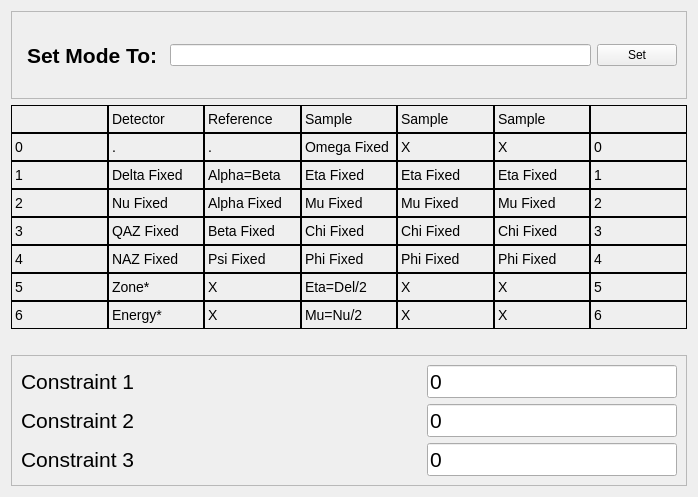
<?xml version="1.0" encoding="UTF-8"?>
<ui version="4.0">
 <class>Form</class>
 <widget class="QWidget" name="Form">
  <property name="geometry">
   <rect>
    <x>0</x>
    <y>0</y>
    <width>698</width>
    <height>497</height>
   </rect>
  </property>
  <property name="windowTitle">
   <string>Form</string>
  </property>
  <layout class="QVBoxLayout" name="verticalLayout">
   <item>
    <widget class="QFrame" name="frame">
     <property name="frameShape">
      <enum>QFrame::StyledPanel</enum>
     </property>
     <property name="frameShadow">
      <enum>QFrame::Raised</enum>
     </property>
     <layout class="QHBoxLayout" name="horizontalLayout_2">
      <item>
       <layout class="QHBoxLayout" name="horizontalLayout">
        <item>
         <widget class="QLabel" name="label_9">
          <property name="font">
           <font>
            <pointsize>16</pointsize>
            <weight>75</weight>
            <bold>true</bold>
           </font>
          </property>
          <property name="styleSheet">
           <string notr="true"> QLabel {
    qproperty-alignment: AlignCenter;
    padding: 5px 0px;
    color: rgb(0, 0, 0);
    max-height: 18px;
    font-size: 16pt;
	font-weight: bold; 
}</string>
          </property>
          <property name="text">
           <string>Set Mode To:</string>
          </property>
         </widget>
        </item>
       </layout>
      </item>
      <item>
       <widget class="QLineEdit" name="mode_input">
        <property name="toolTip">
         <string>&lt;html&gt;&lt;head/&gt;&lt;body&gt;&lt;p&gt;Set a mode by passing the number correspondig to the table columns. Eg: 215 will set Nu Fixed, Alpha=Beta, Eta=Del/2&lt;/p&gt;&lt;/body&gt;&lt;/html&gt;</string>
        </property>
       </widget>
      </item>
      <item>
       <widget class="QPushButton" name="mode_input_button">
        <property name="text">
         <string>Set</string>
        </property>
        <property name="shortcut">
         <string>Return</string>
        </property>
       </widget>
      </item>
     </layout>
    </widget>
   </item>
   <item>
    <layout class="QGridLayout" name="gridLayout">
     <property name="spacing">
      <number>0</number>
     </property>
     <item row="4" column="5">
      <widget class="QLabel" name="label_mode34">
       <property name="styleSheet">
        <string notr="true"> QLabel {
    qproperty-alignment: AlignCenter;
    border: 1px solid rgb(0, 0, 0);
    padding: 5px 0px;
    color: rgb(0, 0, 0);
    max-height: 16px;
    font-size: 14px;
}</string>
       </property>
       <property name="text">
        <string>Chi Fixed</string>
       </property>
      </widget>
     </item>
     <item row="4" column="1">
      <widget class="QLabel" name="label_mode30">
       <property name="styleSheet">
        <string notr="true"> QLabel {
    qproperty-alignment: AlignCenter;
    border: 1px solid rgb(0, 0, 0);
    padding: 5px 0px;
    color: rgb(0, 0, 0);
    max-height: 16px;
    font-size: 14px;
}</string>
       </property>
       <property name="text">
        <string>QAZ Fixed</string>
       </property>
      </widget>
     </item>
     <item row="5" column="4">
      <widget class="QLabel" name="label_mode43">
       <property name="styleSheet">
        <string notr="true"> QLabel {
    qproperty-alignment: AlignCenter;
    border: 1px solid rgb(0, 0, 0);
    padding: 5px 0px;
    color: rgb(0, 0, 0);
    max-height: 16px;
    font-size: 14px;
}</string>
       </property>
       <property name="text">
        <string>Phi Fixed</string>
       </property>
      </widget>
     </item>
     <item row="3" column="4">
      <widget class="QLabel" name="label_mode23">
       <property name="styleSheet">
        <string notr="true"> QLabel {
    qproperty-alignment: AlignCenter;
    border: 1px solid rgb(0, 0, 0);
    padding: 5px 0px;
    color: rgb(0, 0, 0);
    max-height: 16px;
    font-size: 14px;
}</string>
       </property>
       <property name="text">
        <string>Mu Fixed</string>
       </property>
      </widget>
     </item>
     <item row="6" column="3">
      <widget class="QLabel" name="label_mode52">
       <property name="styleSheet">
        <string notr="true"> QLabel {
    qproperty-alignment: AlignCenter;
    border: 1px solid rgb(0, 0, 0);
    padding: 5px 0px;
    color: rgb(0, 0, 0);
    max-height: 16px;
    font-size: 14px;
}</string>
       </property>
       <property name="text">
        <string>Eta=Del/2</string>
       </property>
      </widget>
     </item>
     <item row="4" column="0">
      <widget class="QLabel" name="label_29">
       <property name="styleSheet">
        <string notr="true"> QLabel {
    qproperty-alignment: AlignCenter;
    border: 1px solid rgb(0, 0, 0);
    padding: 5px 0px;
    color: rgb(0, 0, 0);
    max-height: 16px;
    font-size: 14px;
}</string>
       </property>
       <property name="text">
        <string>3</string>
       </property>
      </widget>
     </item>
     <item row="0" column="0">
      <widget class="QLabel" name="label">
       <property name="styleSheet">
        <string notr="true"> QLabel {
    qproperty-alignment: AlignCenter;
    border: 1px solid rgb(0, 0, 0);
    padding: 5px 0px;
    color: rgb(0, 0, 0);
    max-height: 16px;
    font-size: 14px;
}</string>
       </property>
       <property name="text">
        <string/>
       </property>
      </widget>
     </item>
     <item row="1" column="4">
      <widget class="QLabel" name="label_mode03">
       <property name="styleSheet">
        <string notr="true"> QLabel {
    qproperty-alignment: AlignCenter;
    border: 1px solid rgb(0, 0, 0);
    padding: 5px 0px;
    color: rgb(0, 0, 0);
    max-height: 16px;
    font-size: 14px;
}</string>
       </property>
       <property name="text">
        <string>X</string>
       </property>
      </widget>
     </item>
     <item row="0" column="6">
      <widget class="QLabel" name="label_7">
       <property name="styleSheet">
        <string notr="true"> QLabel {
    qproperty-alignment: AlignCenter;
    border: 1px solid rgb(0, 0, 0);
    padding: 5px 0px;
    color: rgb(0, 0, 0);
    max-height: 16px;
    font-size: 14px;
}</string>
       </property>
       <property name="text">
        <string/>
       </property>
      </widget>
     </item>
     <item row="6" column="4">
      <widget class="QLabel" name="label_mode53">
       <property name="styleSheet">
        <string notr="true"> QLabel {
    qproperty-alignment: AlignCenter;
    border: 1px solid rgb(0, 0, 0);
    padding: 5px 0px;
    color: rgb(0, 0, 0);
    max-height: 16px;
    font-size: 14px;
}</string>
       </property>
       <property name="text">
        <string>X</string>
       </property>
      </widget>
     </item>
     <item row="1" column="1">
      <widget class="QLabel" name="label_mode00">
       <property name="styleSheet">
        <string notr="true"> QLabel {
    qproperty-alignment: AlignCenter;
    border: 1px solid rgb(0, 0, 0);
    padding: 5px 0px;
    color: rgb(0, 0, 0);
    max-height: 16px;
    font-size: 14px;
}</string>
       </property>
       <property name="text">
        <string>.</string>
       </property>
      </widget>
     </item>
     <item row="5" column="1">
      <widget class="QLabel" name="label_mode40">
       <property name="styleSheet">
        <string notr="true"> QLabel {
    qproperty-alignment: AlignCenter;
    border: 1px solid rgb(0, 0, 0);
    padding: 5px 0px;
    color: rgb(0, 0, 0);
    max-height: 16px;
    font-size: 14px;
}</string>
       </property>
       <property name="text">
        <string>NAZ Fixed</string>
       </property>
      </widget>
     </item>
     <item row="6" column="0">
      <widget class="QLabel" name="label_43">
       <property name="styleSheet">
        <string notr="true"> QLabel {
    qproperty-alignment: AlignCenter;
    border: 1px solid rgb(0, 0, 0);
    padding: 5px 0px;
    color: rgb(0, 0, 0);
    max-height: 16px;
    font-size: 14px;
}</string>
       </property>
       <property name="text">
        <string>5</string>
       </property>
      </widget>
     </item>
     <item row="7" column="3">
      <widget class="QLabel" name="label_mode62">
       <property name="styleSheet">
        <string notr="true"> QLabel {
    qproperty-alignment: AlignCenter;
    border: 1px solid rgb(0, 0, 0);
    padding: 5px 0px;
    color: rgb(0, 0, 0);
    max-height: 16px;
    font-size: 14px;
}</string>
       </property>
       <property name="text">
        <string>Mu=Nu/2</string>
       </property>
      </widget>
     </item>
     <item row="2" column="2">
      <widget class="QLabel" name="label_mode11">
       <property name="styleSheet">
        <string notr="true"> QLabel {
    qproperty-alignment: AlignCenter;
    border: 1px solid rgb(0, 0, 0);
    padding: 5px 0px;
    color: rgb(0, 0, 0);
    max-height: 16px;
    font-size: 14px;
}</string>
       </property>
       <property name="text">
        <string>Alpha=Beta</string>
       </property>
      </widget>
     </item>
     <item row="4" column="4">
      <widget class="QLabel" name="label_mode33">
       <property name="styleSheet">
        <string notr="true"> QLabel {
    qproperty-alignment: AlignCenter;
    border: 1px solid rgb(0, 0, 0);
    padding: 5px 0px;
    color: rgb(0, 0, 0);
    max-height: 16px;
    font-size: 14px;
}</string>
       </property>
       <property name="text">
        <string>Chi Fixed</string>
       </property>
      </widget>
     </item>
     <item row="4" column="6">
      <widget class="QLabel" name="label_35">
       <property name="styleSheet">
        <string notr="true"> QLabel {
    qproperty-alignment: AlignCenter;
    border: 1px solid rgb(0, 0, 0);
    padding: 5px 0px;
    color: rgb(0, 0, 0);
    max-height: 16px;
    font-size: 14px;
}</string>
       </property>
       <property name="text">
        <string>3</string>
       </property>
      </widget>
     </item>
     <item row="6" column="5">
      <widget class="QLabel" name="label_mode54">
       <property name="styleSheet">
        <string notr="true"> QLabel {
    qproperty-alignment: AlignCenter;
    border: 1px solid rgb(0, 0, 0);
    padding: 5px 0px;
    color: rgb(0, 0, 0);
    max-height: 16px;
    font-size: 14px;
}</string>
       </property>
       <property name="text">
        <string>X</string>
       </property>
      </widget>
     </item>
     <item row="5" column="5">
      <widget class="QLabel" name="label_mode44">
       <property name="styleSheet">
        <string notr="true"> QLabel {
    qproperty-alignment: AlignCenter;
    border: 1px solid rgb(0, 0, 0);
    padding: 5px 0px;
    color: rgb(0, 0, 0);
    max-height: 16px;
    font-size: 14px;
}</string>
       </property>
       <property name="text">
        <string>Phi Fixed</string>
       </property>
      </widget>
     </item>
     <item row="6" column="6">
      <widget class="QLabel" name="label_49">
       <property name="styleSheet">
        <string notr="true"> QLabel {
    qproperty-alignment: AlignCenter;
    border: 1px solid rgb(0, 0, 0);
    padding: 5px 0px;
    color: rgb(0, 0, 0);
    max-height: 16px;
    font-size: 14px;
}</string>
       </property>
       <property name="text">
        <string>5</string>
       </property>
      </widget>
     </item>
     <item row="0" column="5">
      <widget class="QLabel" name="label_6">
       <property name="styleSheet">
        <string notr="true"> QLabel {
    qproperty-alignment: AlignCenter;
    border: 1px solid rgb(0, 0, 0);
    padding: 5px 0px;
    color: rgb(0, 0, 0);
    max-height: 16px;
    font-size: 14px;
}</string>
       </property>
       <property name="text">
        <string>Sample</string>
       </property>
      </widget>
     </item>
     <item row="2" column="5">
      <widget class="QLabel" name="label_mode14">
       <property name="styleSheet">
        <string notr="true"> QLabel {
    qproperty-alignment: AlignCenter;
    border: 1px solid rgb(0, 0, 0);
    padding: 5px 0px;
    color: rgb(0, 0, 0);
    max-height: 16px;
    font-size: 14px;
}</string>
       </property>
       <property name="text">
        <string>Eta Fixed</string>
       </property>
      </widget>
     </item>
     <item row="7" column="0">
      <widget class="QLabel" name="label_50">
       <property name="styleSheet">
        <string notr="true"> QLabel {
    qproperty-alignment: AlignCenter;
    border: 1px solid rgb(0, 0, 0);
    padding: 5px 0px;
    color: rgb(0, 0, 0);
    max-height: 16px;
    font-size: 14px;
}</string>
       </property>
       <property name="text">
        <string>6</string>
       </property>
      </widget>
     </item>
     <item row="7" column="2">
      <widget class="QLabel" name="label_mode61">
       <property name="styleSheet">
        <string notr="true"> QLabel {
    qproperty-alignment: AlignCenter;
    border: 1px solid rgb(0, 0, 0);
    padding: 5px 0px;
    color: rgb(0, 0, 0);
    max-height: 16px;
    font-size: 14px;
}</string>
       </property>
       <property name="text">
        <string>X</string>
       </property>
      </widget>
     </item>
     <item row="0" column="3">
      <widget class="QLabel" name="label_4">
       <property name="styleSheet">
        <string notr="true"> QLabel {
    qproperty-alignment: AlignCenter;
    border: 1px solid rgb(0, 0, 0);
    padding: 5px 0px;
    color: rgb(0, 0, 0);
    max-height: 16px;
    font-size: 14px;
}</string>
       </property>
       <property name="text">
        <string>Sample</string>
       </property>
      </widget>
     </item>
     <item row="7" column="4">
      <widget class="QLabel" name="label_mode63">
       <property name="styleSheet">
        <string notr="true"> QLabel {
    qproperty-alignment: AlignCenter;
    border: 1px solid rgb(0, 0, 0);
    padding: 5px 0px;
    color: rgb(0, 0, 0);
    max-height: 16px;
    font-size: 14px;
}</string>
       </property>
       <property name="text">
        <string>X</string>
       </property>
      </widget>
     </item>
     <item row="6" column="1">
      <widget class="QLabel" name="label_mode50">
       <property name="styleSheet">
        <string notr="true"> QLabel {
    qproperty-alignment: AlignCenter;
    border: 1px solid rgb(0, 0, 0);
    padding: 5px 0px;
    color: rgb(0, 0, 0);
    max-height: 16px;
    font-size: 14px;
}</string>
       </property>
       <property name="text">
        <string>Zone*</string>
       </property>
      </widget>
     </item>
     <item row="1" column="6">
      <widget class="QLabel" name="label_14">
       <property name="styleSheet">
        <string notr="true"> QLabel {
    qproperty-alignment: AlignCenter;
    border: 1px solid rgb(0, 0, 0);
    padding: 5px 0px;
    color: rgb(0, 0, 0);
    max-height: 16px;
    font-size: 14px;
}</string>
       </property>
       <property name="text">
        <string>0</string>
       </property>
      </widget>
     </item>
     <item row="1" column="2">
      <widget class="QLabel" name="label_mode01">
       <property name="styleSheet">
        <string notr="true"> QLabel {
    qproperty-alignment: AlignCenter;
    border: 1px solid rgb(0, 0, 0);
    padding: 5px 0px;
    color: rgb(0, 0, 0);
    max-height: 16px;
    font-size: 14px;
}</string>
       </property>
       <property name="text">
        <string>.</string>
       </property>
      </widget>
     </item>
     <item row="1" column="0">
      <widget class="QLabel" name="label_8">
       <property name="styleSheet">
        <string notr="true"> QLabel {
    qproperty-alignment: AlignCenter;
    border: 1px solid rgb(0, 0, 0);
    padding: 5px 0px;
    color: rgb(0, 0, 0);
    max-height: 16px;
    font-size: 14px;
}</string>
       </property>
       <property name="text">
        <string>0</string>
       </property>
      </widget>
     </item>
     <item row="0" column="2">
      <widget class="QLabel" name="label_3">
       <property name="styleSheet">
        <string notr="true"> QLabel {
    qproperty-alignment: AlignCenter;
    border: 1px solid rgb(0, 0, 0);
    padding: 5px 0px;
    color: rgb(0, 0, 0);
    max-height: 16px;
    font-size: 14px;
}</string>
       </property>
       <property name="text">
        <string>Reference</string>
       </property>
      </widget>
     </item>
     <item row="7" column="1">
      <widget class="QLabel" name="label_mode60">
       <property name="styleSheet">
        <string notr="true"> QLabel {
    qproperty-alignment: AlignCenter;
    border: 1px solid rgb(0, 0, 0);
    padding: 5px 0px;
    color: rgb(0, 0, 0);
    max-height: 16px;
    font-size: 14px;
}</string>
       </property>
       <property name="text">
        <string>Energy*</string>
       </property>
      </widget>
     </item>
     <item row="7" column="5">
      <widget class="QLabel" name="label_mode64">
       <property name="styleSheet">
        <string notr="true"> QLabel {
    qproperty-alignment: AlignCenter;
    border: 1px solid rgb(0, 0, 0);
    padding: 5px 0px;
    color: rgb(0, 0, 0);
    max-height: 16px;
    font-size: 14px;
}</string>
       </property>
       <property name="text">
        <string>X</string>
       </property>
      </widget>
     </item>
     <item row="1" column="5">
      <widget class="QLabel" name="label_mode04">
       <property name="styleSheet">
        <string notr="true"> QLabel {
    qproperty-alignment: AlignCenter;
    border: 1px solid rgb(0, 0, 0);
    padding: 5px 0px;
    color: rgb(0, 0, 0);
    max-height: 16px;
    font-size: 14px;
}</string>
       </property>
       <property name="text">
        <string>X</string>
       </property>
      </widget>
     </item>
     <item row="4" column="2">
      <widget class="QLabel" name="label_mode31">
       <property name="styleSheet">
        <string notr="true"> QLabel {
    qproperty-alignment: AlignCenter;
    border: 1px solid rgb(0, 0, 0);
    padding: 5px 0px;
    color: rgb(0, 0, 0);
    max-height: 16px;
    font-size: 14px;
}</string>
       </property>
       <property name="text">
        <string>Beta Fixed</string>
       </property>
      </widget>
     </item>
     <item row="2" column="0">
      <widget class="QLabel" name="label_15">
       <property name="styleSheet">
        <string notr="true"> QLabel {
    qproperty-alignment: AlignCenter;
    border: 1px solid rgb(0, 0, 0);
    padding: 5px 0px;
    color: rgb(0, 0, 0);
    max-height: 16px;
    font-size: 14px;
}</string>
       </property>
       <property name="text">
        <string>1</string>
       </property>
      </widget>
     </item>
     <item row="5" column="6">
      <widget class="QLabel" name="label_42">
       <property name="styleSheet">
        <string notr="true"> QLabel {
    qproperty-alignment: AlignCenter;
    border: 1px solid rgb(0, 0, 0);
    padding: 5px 0px;
    color: rgb(0, 0, 0);
    max-height: 16px;
    font-size: 14px;
}</string>
       </property>
       <property name="text">
        <string>4</string>
       </property>
      </widget>
     </item>
     <item row="1" column="3">
      <widget class="QLabel" name="label_mode02">
       <property name="styleSheet">
        <string notr="true"> QLabel {
    qproperty-alignment: AlignCenter;
    border: 1px solid rgb(0, 0, 0);
    padding: 5px 0px;
    color: rgb(0, 0, 0);
    max-height: 16px;
    font-size: 14px;
}</string>
       </property>
       <property name="text">
        <string>Omega Fixed</string>
       </property>
      </widget>
     </item>
     <item row="3" column="6">
      <widget class="QLabel" name="label_28">
       <property name="styleSheet">
        <string notr="true"> QLabel {
    qproperty-alignment: AlignCenter;
    border: 1px solid rgb(0, 0, 0);
    padding: 5px 0px;
    color: rgb(0, 0, 0);
    max-height: 16px;
    font-size: 14px;
}</string>
       </property>
       <property name="text">
        <string>2</string>
       </property>
      </widget>
     </item>
     <item row="3" column="3">
      <widget class="QLabel" name="label_mode22">
       <property name="styleSheet">
        <string notr="true"> QLabel {
    qproperty-alignment: AlignCenter;
    border: 1px solid rgb(0, 0, 0);
    padding: 5px 0px;
    color: rgb(0, 0, 0);
    max-height: 16px;
    font-size: 14px;
}</string>
       </property>
       <property name="text">
        <string>Mu Fixed</string>
       </property>
      </widget>
     </item>
     <item row="2" column="4">
      <widget class="QLabel" name="label_mode13">
       <property name="styleSheet">
        <string notr="true"> QLabel {
    qproperty-alignment: AlignCenter;
    border: 1px solid rgb(0, 0, 0);
    padding: 5px 0px;
    color: rgb(0, 0, 0);
    max-height: 16px;
    font-size: 14px;
}</string>
       </property>
       <property name="text">
        <string>Eta Fixed</string>
       </property>
      </widget>
     </item>
     <item row="2" column="3">
      <widget class="QLabel" name="label_mode12">
       <property name="styleSheet">
        <string notr="true"> QLabel {
    qproperty-alignment: AlignCenter;
    border: 1px solid rgb(0, 0, 0);
    padding: 5px 0px;
    color: rgb(0, 0, 0);
    max-height: 16px;
    font-size: 14px;
}</string>
       </property>
       <property name="text">
        <string>Eta Fixed</string>
       </property>
      </widget>
     </item>
     <item row="5" column="0">
      <widget class="QLabel" name="label_36">
       <property name="styleSheet">
        <string notr="true"> QLabel {
    qproperty-alignment: AlignCenter;
    border: 1px solid rgb(0, 0, 0);
    padding: 5px 0px;
    color: rgb(0, 0, 0);
    max-height: 16px;
    font-size: 14px;
}</string>
       </property>
       <property name="text">
        <string>4</string>
       </property>
      </widget>
     </item>
     <item row="0" column="1">
      <widget class="QLabel" name="label_2">
       <property name="styleSheet">
        <string notr="true"> QLabel {
    qproperty-alignment: AlignCenter;
    border: 1px solid rgb(0, 0, 0);
    padding: 5px 0px;
    color: rgb(0, 0, 0);
    max-height: 16px;
    font-size: 14px;
}</string>
       </property>
       <property name="text">
        <string>Detector</string>
       </property>
      </widget>
     </item>
     <item row="0" column="4">
      <widget class="QLabel" name="label_5">
       <property name="styleSheet">
        <string notr="true"> QLabel {
    qproperty-alignment: AlignCenter;
    border: 1px solid rgb(0, 0, 0);
    padding: 5px 0px;
    color: rgb(0, 0, 0);
    max-height: 16px;
    font-size: 14px;
}</string>
       </property>
       <property name="text">
        <string>Sample</string>
       </property>
      </widget>
     </item>
     <item row="7" column="6">
      <widget class="QLabel" name="label_56">
       <property name="styleSheet">
        <string notr="true"> QLabel {
    qproperty-alignment: AlignCenter;
    border: 1px solid rgb(0, 0, 0);
    padding: 5px 0px;
    color: rgb(0, 0, 0);
    max-height: 16px;
    font-size: 14px;
}</string>
       </property>
       <property name="text">
        <string>6</string>
       </property>
      </widget>
     </item>
     <item row="5" column="2">
      <widget class="QLabel" name="label_mode41">
       <property name="styleSheet">
        <string notr="true"> QLabel {
    qproperty-alignment: AlignCenter;
    border: 1px solid rgb(0, 0, 0);
    padding: 5px 0px;
    color: rgb(0, 0, 0);
    max-height: 16px;
    font-size: 14px;
}</string>
       </property>
       <property name="text">
        <string>Psi Fixed</string>
       </property>
      </widget>
     </item>
     <item row="3" column="5">
      <widget class="QLabel" name="label_mode24">
       <property name="styleSheet">
        <string notr="true"> QLabel {
    qproperty-alignment: AlignCenter;
    border: 1px solid rgb(0, 0, 0);
    padding: 5px 0px;
    color: rgb(0, 0, 0);
    max-height: 16px;
    font-size: 14px;
}</string>
       </property>
       <property name="text">
        <string>Mu Fixed</string>
       </property>
      </widget>
     </item>
     <item row="4" column="3">
      <widget class="QLabel" name="label_mode32">
       <property name="styleSheet">
        <string notr="true"> QLabel {
    qproperty-alignment: AlignCenter;
    border: 1px solid rgb(0, 0, 0);
    padding: 5px 0px;
    color: rgb(0, 0, 0);
    max-height: 16px;
    font-size: 14px;
}</string>
       </property>
       <property name="text">
        <string>Chi Fixed</string>
       </property>
      </widget>
     </item>
     <item row="3" column="1">
      <widget class="QLabel" name="label_mode20">
       <property name="styleSheet">
        <string notr="true"> QLabel {
    qproperty-alignment: AlignCenter;
    border: 1px solid rgb(0, 0, 0);
    padding: 5px 0px;
    color: rgb(0, 0, 0);
    max-height: 16px;
    font-size: 14px;
}</string>
       </property>
       <property name="text">
        <string>Nu Fixed</string>
       </property>
      </widget>
     </item>
     <item row="3" column="2">
      <widget class="QLabel" name="label_mode21">
       <property name="styleSheet">
        <string notr="true"> QLabel {
    qproperty-alignment: AlignCenter;
    border: 1px solid rgb(0, 0, 0);
    padding: 5px 0px;
    color: rgb(0, 0, 0);
    max-height: 16px;
    font-size: 14px;
}</string>
       </property>
       <property name="text">
        <string>Alpha Fixed</string>
       </property>
      </widget>
     </item>
     <item row="2" column="6">
      <widget class="QLabel" name="label_21">
       <property name="styleSheet">
        <string notr="true"> QLabel {
    qproperty-alignment: AlignCenter;
    border: 1px solid rgb(0, 0, 0);
    padding: 5px 0px;
    color: rgb(0, 0, 0);
    max-height: 16px;
    font-size: 14px;
}</string>
       </property>
       <property name="text">
        <string>1</string>
       </property>
      </widget>
     </item>
     <item row="5" column="3">
      <widget class="QLabel" name="label_mode42">
       <property name="styleSheet">
        <string notr="true"> QLabel {
    qproperty-alignment: AlignCenter;
    border: 1px solid rgb(0, 0, 0);
    padding: 5px 0px;
    color: rgb(0, 0, 0);
    max-height: 16px;
    font-size: 14px;
}</string>
       </property>
       <property name="text">
        <string>Phi Fixed</string>
       </property>
      </widget>
     </item>
     <item row="6" column="2">
      <widget class="QLabel" name="label_mode51">
       <property name="styleSheet">
        <string notr="true"> QLabel {
    qproperty-alignment: AlignCenter;
    border: 1px solid rgb(0, 0, 0);
    padding: 5px 0px;
    color: rgb(0, 0, 0);
    max-height: 16px;
    font-size: 14px;
}</string>
       </property>
       <property name="text">
        <string>X</string>
       </property>
      </widget>
     </item>
     <item row="2" column="1">
      <widget class="QLabel" name="label_mode10">
       <property name="styleSheet">
        <string notr="true"> QLabel {
    qproperty-alignment: AlignCenter;
    border: 1px solid rgb(0, 0, 0);
    padding: 5px 0px;
    color: rgb(0, 0, 0);
    max-height: 16px;
    font-size: 14px;
}</string>
       </property>
       <property name="text">
        <string>Delta Fixed</string>
       </property>
      </widget>
     </item>
     <item row="3" column="0">
      <widget class="QLabel" name="label_22">
       <property name="styleSheet">
        <string notr="true"> QLabel {
    qproperty-alignment: AlignCenter;
    border: 1px solid rgb(0, 0, 0);
    padding: 5px 0px;
    color: rgb(0, 0, 0);
    max-height: 16px;
    font-size: 14px;
}</string>
       </property>
       <property name="text">
        <string>2</string>
       </property>
      </widget>
     </item>
    </layout>
   </item>
   <item>
    <spacer name="verticalSpacer">
     <property name="orientation">
      <enum>Qt::Vertical</enum>
     </property>
     <property name="sizeType">
      <enum>QSizePolicy::Fixed</enum>
     </property>
     <property name="sizeHint" stdset="0">
      <size>
       <width>20</width>
       <height>20</height>
      </size>
     </property>
    </spacer>
   </item>
   <item>
    <widget class="QFrame" name="frame_2">
     <property name="font">
      <font>
       <pointsize>16</pointsize>
      </font>
     </property>
     <property name="frameShape">
      <enum>QFrame::StyledPanel</enum>
     </property>
     <property name="frameShadow">
      <enum>QFrame::Raised</enum>
     </property>
     <layout class="QHBoxLayout" name="horizontalLayout_3">
      <item>
       <layout class="QGridLayout" name="gridLayout_2">
        <item row="0" column="0">
         <widget class="QLabel" name="label_set_cons1">
          <property name="font">
           <font>
            <pointsize>16</pointsize>
           </font>
          </property>
          <property name="text">
           <string>Constraint 1</string>
          </property>
         </widget>
        </item>
        <item row="2" column="0">
         <widget class="QLabel" name="label_set_cons3">
          <property name="font">
           <font>
            <pointsize>16</pointsize>
           </font>
          </property>
          <property name="text">
           <string>Constraint 3</string>
          </property>
         </widget>
        </item>
        <item row="1" column="0">
         <widget class="QLabel" name="label_set_cons2">
          <property name="font">
           <font>
            <pointsize>16</pointsize>
           </font>
          </property>
          <property name="text">
           <string>Constraint 2</string>
          </property>
         </widget>
        </item>
        <item row="0" column="1">
         <widget class="QLineEdit" name="lineEdit_set_cons1">
          <property name="sizePolicy">
           <sizepolicy hsizetype="Preferred" vsizetype="Fixed">
            <horstretch>0</horstretch>
            <verstretch>0</verstretch>
           </sizepolicy>
          </property>
          <property name="minimumSize">
           <size>
            <width>250</width>
            <height>0</height>
           </size>
          </property>
          <property name="maximumSize">
           <size>
            <width>250</width>
            <height>16777215</height>
           </size>
          </property>
          <property name="text">
           <string>0</string>
          </property>
         </widget>
        </item>
        <item row="1" column="1">
         <widget class="QLineEdit" name="lineEdit_set_cons2">
          <property name="minimumSize">
           <size>
            <width>250</width>
            <height>0</height>
           </size>
          </property>
          <property name="maximumSize">
           <size>
            <width>250</width>
            <height>16777215</height>
           </size>
          </property>
          <property name="text">
           <string>0</string>
          </property>
         </widget>
        </item>
        <item row="2" column="1">
         <widget class="QLineEdit" name="lineEdit_set_cons3">
          <property name="minimumSize">
           <size>
            <width>250</width>
            <height>0</height>
           </size>
          </property>
          <property name="maximumSize">
           <size>
            <width>250</width>
            <height>16777215</height>
           </size>
          </property>
          <property name="text">
           <string>0</string>
          </property>
         </widget>
        </item>
       </layout>
      </item>
     </layout>
    </widget>
   </item>
  </layout>
 </widget>
 <resources/>
 <connections/>
</ui>
